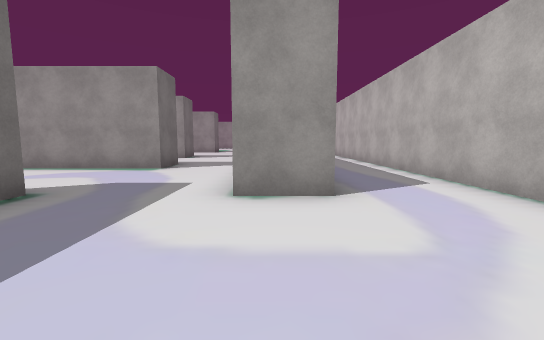
view 1 (above)

24 first-person views from a walk through a 3-D level made in the Unity game engine. The camera is 1.4 m above the floor, tilts 6° down and sees 90° across. The floor is counted in squares, 2 m on a side. Each view is taken from the middle of a square. On the plan, view 1 faces up. The plan holds only what a view shows up to about 9 squares ahead; the rest is blank. The place goes on beyond the plan. The player character is not drawn. Some surface patterns are stand-ins.

view 2
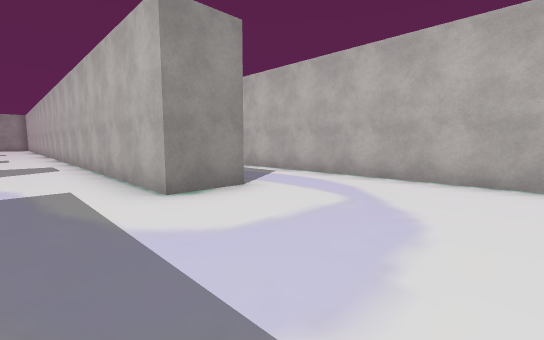

view 3
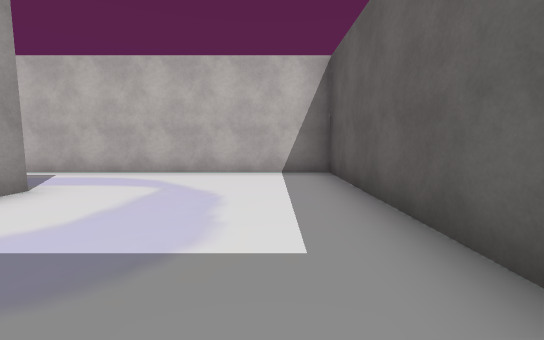

view 4
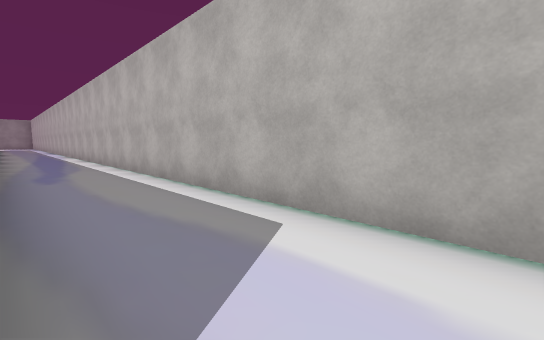

view 5
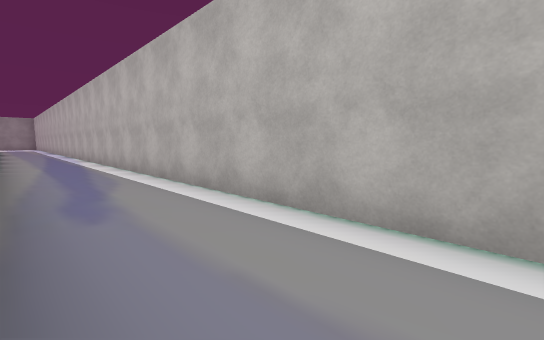

view 6
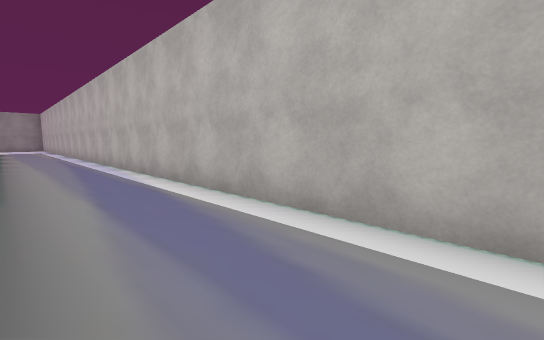

view 7
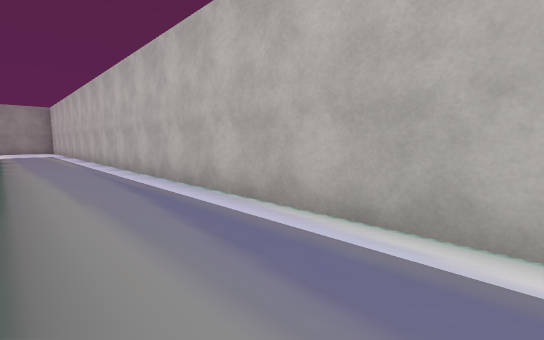

view 8
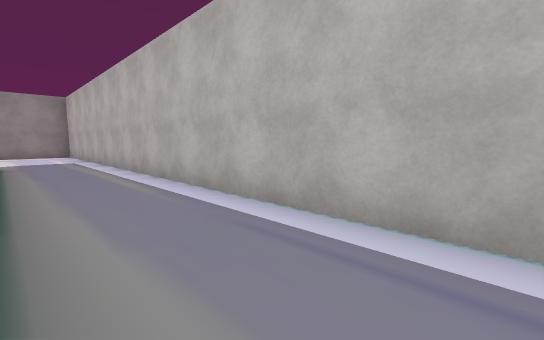

view 9
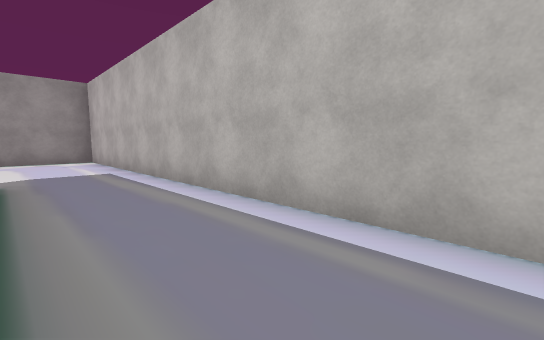

view 10
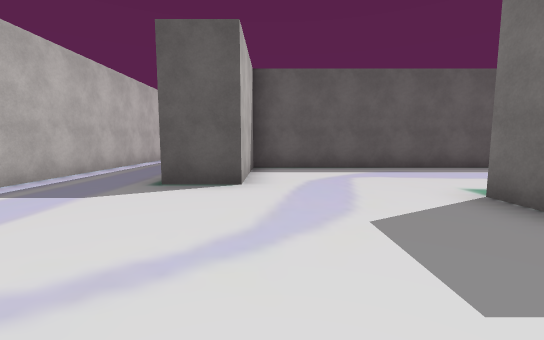

view 11
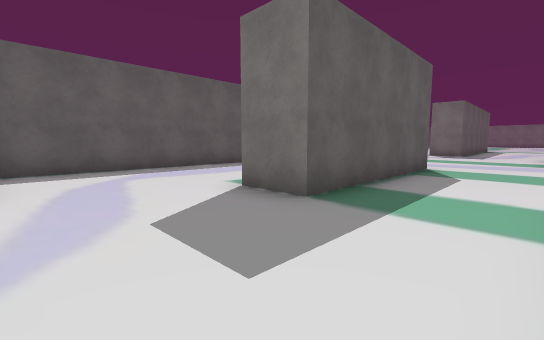

view 12
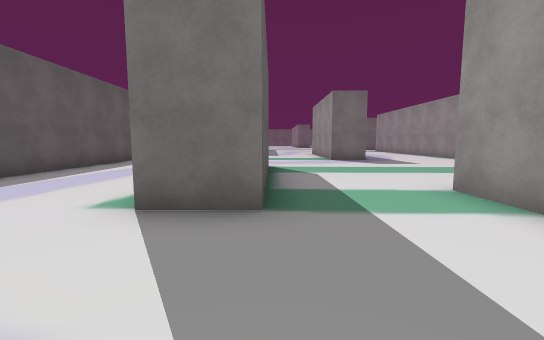

view 13
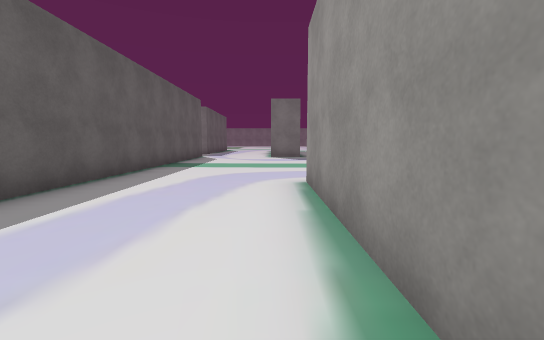

view 14
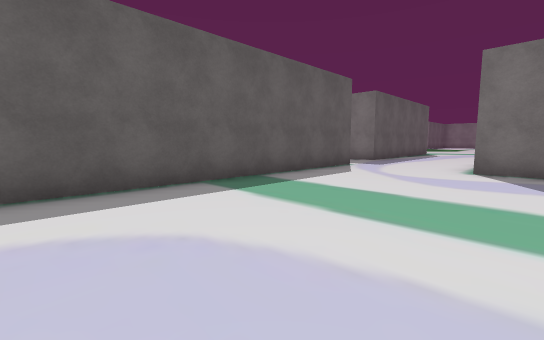

view 15
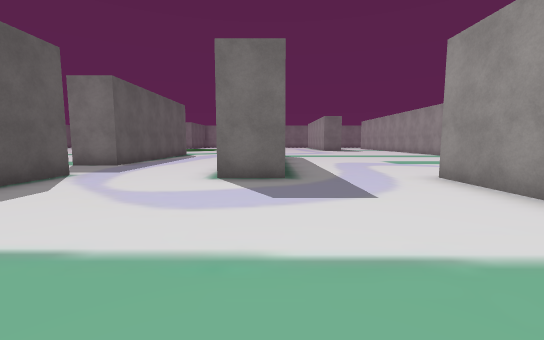

view 16
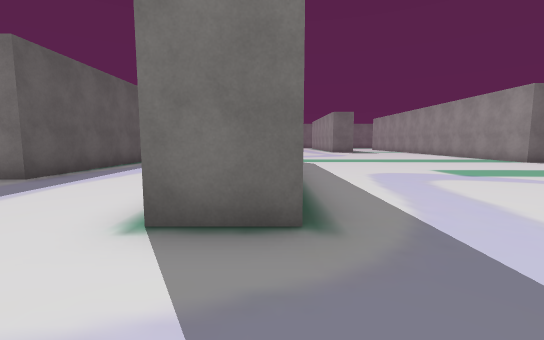

view 17
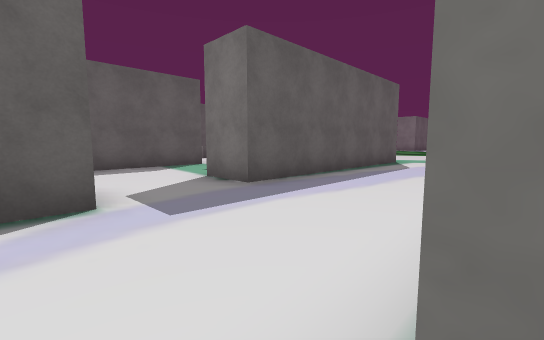

view 18
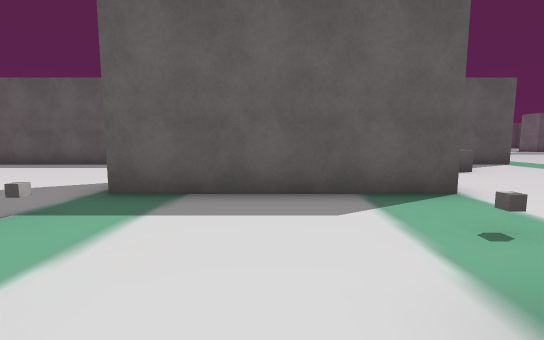

view 19
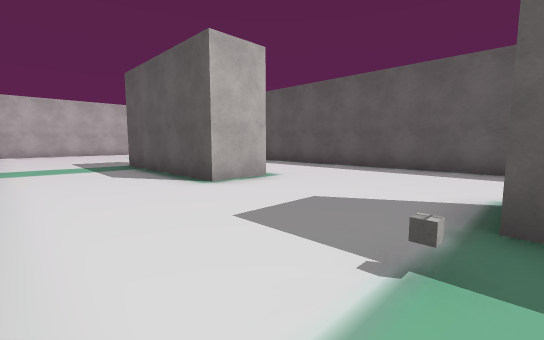

view 20
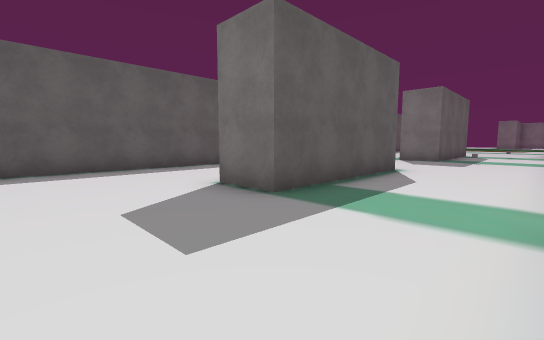

view 21
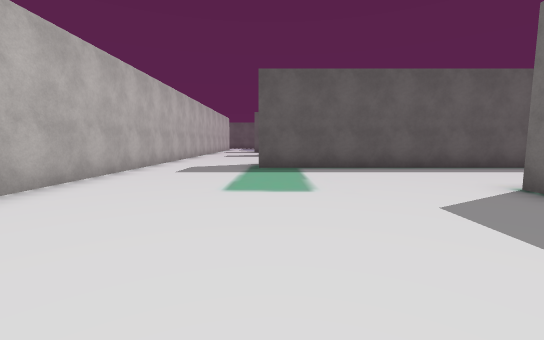

view 22
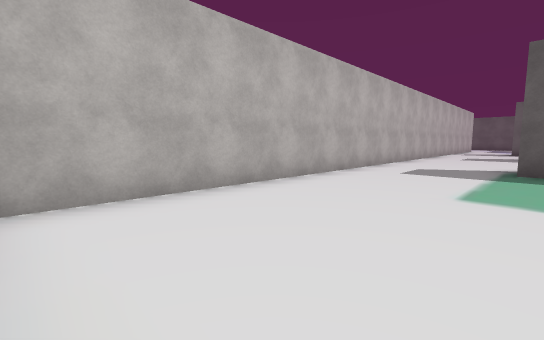

view 23
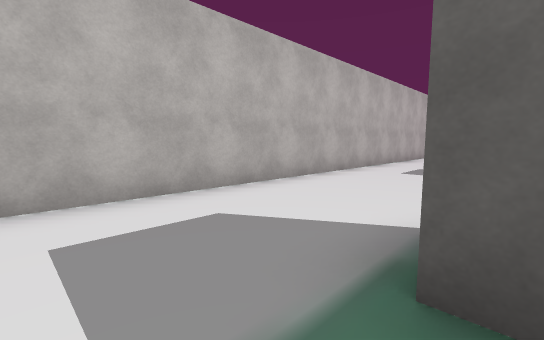

view 24
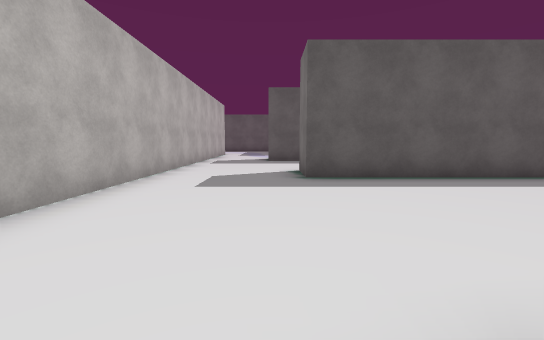

### Floor plan
Points are (right, up) in squares from view 1. A wall is a line through its corners. A room is listed if a view was taken in it or the views show most of it. See-through windows are left out.
Room 1 (views 1, 2, 3, 4, 5, 6, 7, 8, 9, 10, 11, 12, 13, 14, 15, 16, 17, 18)
walls: (-8.8, 32.9) (-3.7, 32.9) (-3.7, 31.5); (-4.5, 31.6) (-8.8, 31.6); (-16.8, 27.8) (-0.5, 27.8) (-0.5, 30.6) (0.9, 30.6); (-3.5, 35.6) (-4.9, 35.6); (-16.2, 32.4) (-16.2, 30.9); (-14.1, 35.3) (-16.4, 35.3); (-24.5, 27.5) (-19, 27.5) (-19, 26.1); (-2.9, 8.4) (-2.9, 7) (-6.5, 7); (-3.2, 3.6) (-3.2, 3.1); (0.9, 3.5) (-0.5, 3.5) (-0.5, 8.5); (-1.8, -1.3) (3.2, -1.3) (3.2, 35.6) (0.9, 35.6)
ways out: opening at (-17.5, 27) to room 2; opening at (-1.5, 7.5) to room 2
Room 2 (views 19, 20, 21, 22, 23, 24)
walls: (-8.2, 12.8) (-3.7, 12.8) (-3.7, 11.5); (-15.5, 18.8) (-3.6, 18.8); (-11.9, 22) (-11.9, 23.4) (-7.6, 23.4) (-7.6, 22); (-20.5, 23.4) (-15.8, 23.4); (-24.5, 18.8) (-23.6, 18.8); (-0.5, 8.5) (-0.5, 26.1)
ways out: opening at (-17.5, 27) to room 1; opening at (-1.5, 7.5) to room 1
objects: other object (-22, 21); other object (-20, 25); other object (-16, 24)

Where each view was taken, in squares from view 1:
view 1: 0 up, 0 right, facing up
view 2: 0 up, 2 left, facing up-right
view 3: 0 up, 3 left, facing right
view 4: 3 up, 1 right, facing up-right
view 5: 6 up, 1 right, facing up-right
view 6: 11 up, 1 right, facing up-right
view 7: 16 up, 1 right, facing up-right
view 8: 21 up, 1 right, facing up-right
view 9: 25 up, 1 right, facing up-right
view 10: 35 up, 1 left, facing down
view 11: 35 up, 1 left, facing down-left
view 12: 33 up, 1 left, facing left
view 13: 31 up, 4 left, facing left
view 14: 32 up, 9 left, facing down-left
view 15: 32 up, 11 left, facing left
view 16: 32 up, 14 left, facing left
view 17: 31 up, 16 left, facing down-left
view 18: 27 up, 18 left, facing down
view 19: 26 up, 16 left, facing down-right
view 20: 26 up, 5 left, facing down-left
view 21: 26 up, 4 left, facing down
view 22: 26 up, 4 left, facing down-right
view 23: 20 up, 4 left, facing down-right
view 24: 18 up, 3 left, facing down
